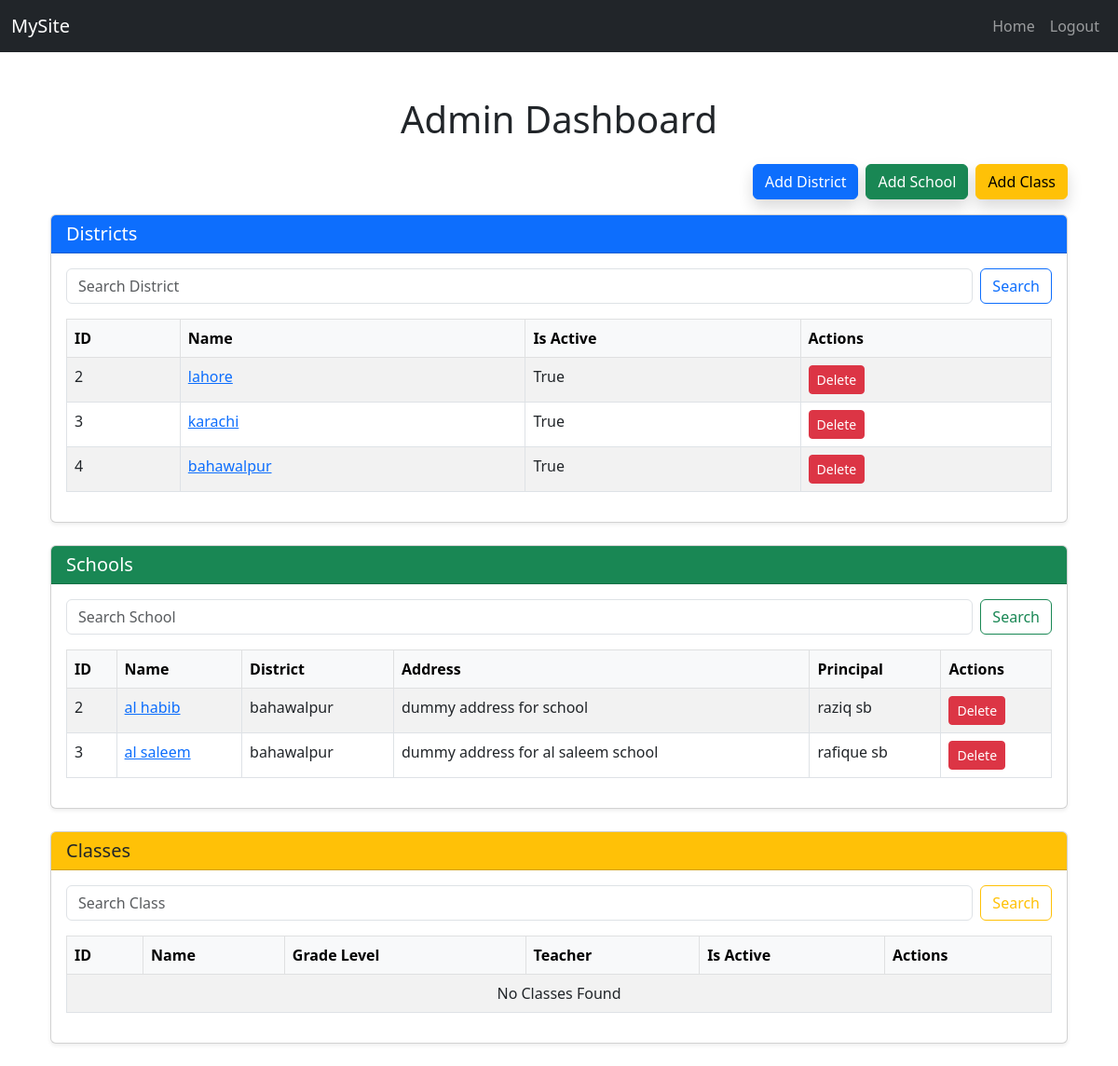
/user/admin/dashboard/ (signed in), run on the app's committed database.
### school/models.py (models this page shows, shortened)
class District(models.Model):
    id = models.AutoField(primary_key=True)
    name = models.CharField(max_length=255, unique=True, verbose_name="District Name")
    create_time = models.DateTimeField(auto_now_add=True, verbose_name="Created At")
    is_active = models.BooleanField(default=True, verbose_name="Is Active")
    def __str__(self):
        return self.name

class School(models.Model):
    id = models.AutoField(primary_key = True)
    name = models.CharField(max_length=255, unique=True, verbose_name="School")
    address = models.TextField(verbose_name="Address")
    principal = models.CharField(max_length=255)
    district = models.ForeignKey(District, on_delete=CASCADE, related_name="school_district")
    created_at = models.DateTimeField(auto_now_add=True)
    is_active = models.BooleanField(default=True, verbose_name="Is Active")
    def __str__(self):
        return self.name

### users/views.py (the view)
# urls.py: path('admin/dashboard/', views.admin_dashboard, name='admin_dashboard'),
@admin_required
def admin_dashboard(request):
    districts = District.objects.all()
    schools = School.objects.all()
    classes = ClassRoom.objects.all()
    district_form = DistrictForm()
    school_form = SchoolForm()
    class_from = ClassForm
    district_search_query = request.GET.get('district_search')
    if district_search_query:
        districts = districts.filter(name__icontain=district_search_query)
    school_search_query = request.GET.get('school_search')
    if school_search_query:
        schools = schools.filter(name__icontain = school_search_query)
    class_search_query = request.GET.get('class_search')
    if class_search_query:
        classes = classes.filter(name__icontain = class_search_query)
    selected_district_id = request.GET.get('district_id')
    if selected_district_id:
        schools = schools.filter(district_id = selected_district_id)
    if request.method == 'POST' and 'add_district' in request.POST:
        district_form = DistrictForm(request.POST)
        if district_form.is_valid():
            district_form.save()
            return redirect('admin_dashboard')
    if request.method == 'POST' and 'add_school' in request.POST:
        school_form = SchoolForm(request.POST)
        if school_form:
            school_form.save()
            return redirect('admin_dashboard')
    selected_school_id = request.GET.get('school_id')
    if selected_school_id:
        classes = classes.filter(school_id = selected_school_id)
    if request.method == 'POST' and 'add_class' in request.POST:
        class_form = ClassForm(request.POST)
        if class_form.is_valid():
            class_form.save()
            return redirect('admin_dashboard')
    context = {
        'districts': districts,
        'schools': schools,
        'district_form':district_form,
        'school_form': school_form,
        'selected_district_id':selected_district_id,
        'classes': classes,
        'class_from': class_from,
        'selected_school_id': selected_school_id
    }
    return render(request, 'admin_dashboard.html', context)

### school/forms.py
class DistrictForm(forms.ModelForm):
    class Meta:
        model = District
        fields = ['name', 'is_active']

class SchoolForm(forms.ModelForm):
    class Meta:
        model = School
        fields = ['name', 'address','district', 'principal', 'is_active']

### users/models.py (called while the page is built)
    def __str__(self):
        return self.email

### users/templates/admin_dashboard.html (shortened to what this page needs)
{% extends 'base.html' %}
{% block content %}
<div class="container mt-5">
    <h1 class="text-center mb-4">Admin Dashboard</h1>
    <div class="d-flex justify-content-end mb-3 gap-2">
        <button class="btn btn-primary shadow" data-bs-toggle="modal" data-bs-target="#addDistrictModal">Add District</button>
        <button class="btn btn-success shadow" data-bs-toggle="modal" data-bs-target="#addSchoolModal">Add School</button>
        <button class="btn btn-warning shadow" data-bs-toggle="modal" data-bs-target="#addClassModal">Add Class</button>
    </div>
    <div class="card shadow-sm mb-4">
        <div class="card-header bg-primary text-white">
            <h5 class="mb-0">Districts</h5>
        </div>
        <div class="card-body">
            <form method="get" class="mb-3 d-flex gap-2">
                <input type="text" name="district_search" class="form-control" placeholder="Search District" value="{{ request.GET.district_search }}">
                <button type="submit" class="btn btn-outline-primary">Search</button>
            </form>
            <table class="table table-bordered table-hover table-striped">
                <thead class="table-light">
                    <tr>
                        <th>ID</th>
                        <th>Name</th>
                        <th>Is Active</th>
                        <th>Actions</th>
                    </tr>
                </thead>
                <tbody>
                    {% for district in districts %}
                    <tr>
                        <td>{{ district.id }}</td>
                        <td><a href="{% url 'admin_dashboard' %}?district_id={{ district.id }}">{{ district.name }}</a></td>
                        <td>{{ district.is_active }}</td>
                        <td><a href="{% url 'delete_district' district.id %}" class="btn btn-sm btn-danger">Delete</a></td>
                    </tr>
                    {% empty %}
                    <tr><td colspan="4" class="text-center">No District Found</td></tr>
                    {% endfor %}
                </tbody>
            </table>
        </div>
    </div>
    <div class="card shadow-sm mb-4">
        <div class="card-header bg-success text-white">
            <h5 class="mb-0">Schools {% if selected_district_id %}(Filtered by District ID {{ selected_district_id }}){% endif %}</h5>
        </div>
        <div class="card-body">
            <form method="get" class="mb-3 d-flex gap-2">
                <input type="text" name="school_search" class="form-control" placeholder="Search School" value="{{ request.GET.school_search }}">
                <button type="submit" class="btn btn-outline-success">Search</button>
            </form>
            <table class="table table-bordered table-hover table-striped">
                <thead class="table-light">
                    <tr>
                        <th>ID</th>
                        <th>Name</th>
                        <th>District</th>
                        <th>Address</th>
                        <th>Principal</th>
                        <th>Actions</th>
                    </tr>
                </thead>
                <tbody>
                    {% for school in schools %}
                    <tr>
                        <td>{{ school.id }}</td>
                        <td><a href="{% url 'admin_dashboard' %}?school_id={{ school.id }}&district_id={{ school.district.id }}">{{ school.name }}</a></td>
                        <td>{{ school.district.name }}</td>
                        <td>{{ school.address }}</td>
                        <td>{{ school.principal }}</td>
                        <td><a href="{% url 'delete_school' school.id %}" class="btn btn-sm btn-danger">Delete</a></td>
                    </tr>
                    {% empty %}
                    <tr><td colspan="6" class="text-center">No Schools Found</td></tr>
                    {% endfor %}
                </tbody>
            </table>
        </div>
    </div>
    <div class="card shadow-sm mb-4">
        <div class="card-header bg-warning text-dark">
            <h5 class="mb-0">Classes {% if selected_school_id %}(Filtered by School ID {{ selected_school_id }}){% endif %}</h5>
        </div>
        <div class="card-body">
            <form method="get" class="mb-3 d-flex gap-2">
                <input type="text" name="class_search" class="form-control" placeholder="Search Class" value="{{ request.GET.class_search }}">
                <button type="submit" class="btn btn-outline-warning">Search</button>
            </form>
            <table class="table table-bordered table-hover table-striped">
                <thead class="table-light">
                    <tr>
                        <th>ID</th>
                        <th>Name</th>
                        <th>Grade Level</th>
                        <th>Teacher</th>
                        <th>Is Active</th>
                        <th>Actions</th>
                    </tr>
                </thead>
                <tbody>
                    {% for class_ in classes %}
                    <tr>
                        <td>{{ class_.id }}</td>
                        <td>
                            <a href="#" data-bs-toggle="modal" data-bs-target="#classDetailModal{{ class_.id }}">
                                {{ class_.name }}
                            </a>
                        </td>
                        <td>{{ class_.grade_level }}</td>
                        <td>{{ class_.assigned_teacher.get_full_name }}</td>
                        <td>{{ class_.is_active }}</td>
                        <td><a href="{% url 'delete_class' class_.id %}" class="btn btn-sm btn-danger">Delete</a></td>
                    </tr>
                    <div class="modal fade" id="classDetailModal{{ class_.id }}" tabindex="-1" aria-labelledby="classDetailModalLabel{{ class_.id }}" aria-hidden="true">
                      <div class="modal-dialog">
                        <div class="modal-content shadow-lg">
                          <div class="modal-header bg-info text-white">
                            <h5 class="modal-title" id="classDetailModalLabel{{ class_.id }}">Class Details: {{ class_.name }}</h5>
                            <button type="button" class="btn-close" data-bs-dismiss="modal" aria-label="Close"></button>
                          </div>
                          <div class="modal-body">
                              <p><strong>Grade Level:</strong> {{ class_.grade_level }}</p>
                              <p><strong>Assigned Teacher:</strong> {{ class_.assigned_teacher.get_full_name }} ({{ class_.assigned_teacher.username }})</p>
                              <hr>
                              <p><strong>Students:</strong></p>
                              {% if class_.students.all %}
                                  <ul>
                                      {% for stu in class_.students.all %}
                                      <li>{{ stu.get_full_name }} ({{ stu.username }})</li>
                                      {% endfor %}
                                  </ul>
                              {% else %}
                                  <p>No students yet.</p>
                              {% endif %}
                          </div>
                          <div class="modal-footer">
                            <button type="button" class="btn btn-secondary" data-bs-dismiss="modal">Close</button>
                          </div>
                        </div>
                      </div>
                    </div>
                    {% empty %}
                    <tr><td colspan="6" class="text-center">No Classes Found</td></tr>
                    {% endfor %}
                </tbody>
            </table>
        </div>
    </div>
</div>
{% endblock %}

### core/templates/base.html (shortened to what this page needs)
{% load static %}
<!DOCTYPE html>
<html lang="en">
<head>
    <link rel="stylesheet" href="{% static 'bootstrap/css/bootstrap.min.css' %}">
    <link rel="stylesheet" href="https://cdn.jsdelivr.net/npm/bootstrap@5.3.0/dist/css/bootstrap.min.css">
</head>
<body>
<nav class="navbar navbar-expand-lg navbar-dark bg-dark">
  <div class="container-fluid">
    <a class="navbar-brand" href="/">MySite</a>
    <div class="collapse navbar-collapse" id="navbarNav">
      <ul class="navbar-nav ms-auto">
        <li class="nav-item">
          <a class="nav-link" href="/">Home</a>
        </li>
        {% if user.is_authenticated %}
          <li class="nav-item">
            <a class="nav-link" href="{% url 'logout' %}">Logout</a>
          </li>
        {% endif %}
      </ul>
    </div>
  </div>
</nav>
<div class="container mt-4">
    {% block content %}
    {% endblock %}
</div>
</body>
</html>

### data on the page
District: id "2", name "lahore", is_active "True"
District: id "3", name "karachi", is_active "True"
District: id "4", name "bahawalpur", is_active "True"
School: id "2", name "al habib", district.name "bahawalpur", address "dummy address for school", principal "raziq sb"
School: id "3", name "al saleem", district.name "bahawalpur", address "dummy address for al saleem school", principal "rafique sb"
